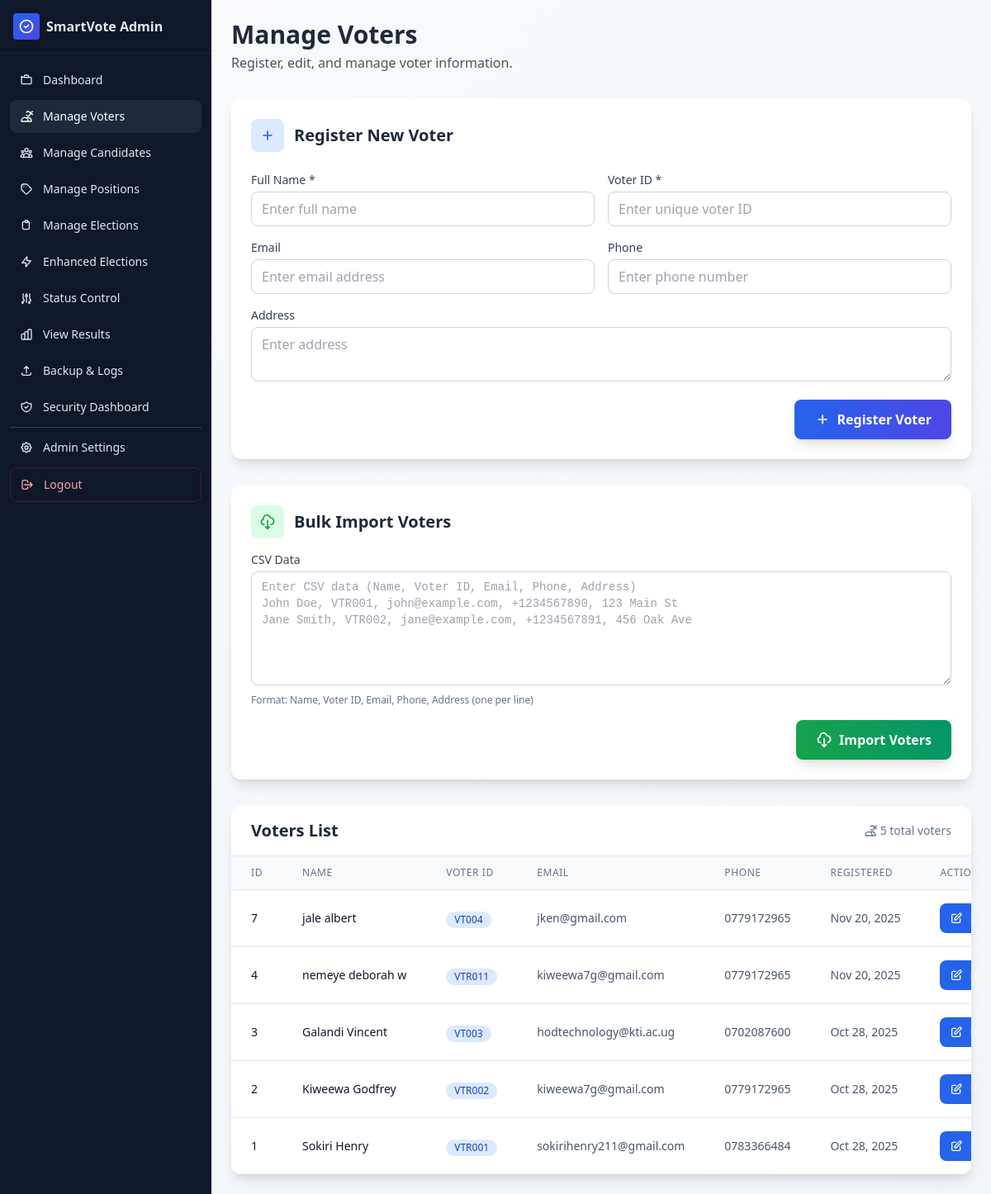
Page /admin/manage_voters.php (signed in) on the committed database.
### tables this page shows
CREATE TABLE `voters` (
  `id` int(11) NOT NULL AUTO_INCREMENT,
  `voter_id` varchar(50) NOT NULL,
  `name` varchar(150) NOT NULL,
  `email` varchar(150) DEFAULT NULL,
  `phone` varchar(20) DEFAULT NULL,
  `address` text DEFAULT NULL,
  `password` varchar(255) NOT NULL,
  `has_voted` tinyint(1) NOT NULL DEFAULT 0,
  `created_at` timestamp NOT NULL DEFAULT current_timestamp(),
  PRIMARY KEY (`id`),
  UNIQUE KEY `voter_id` (`voter_id`)
);

### admin/manage_voters.php (the view, shortened to what this page needs)
<?php
require_once __DIR__ . '/../includes/db_connect.php';
$page = (int)($_GET['page'] ?? 1);
$limit = 20;
$offset = ($page - 1) * $limit;
$totalVoters = $pdo->query("SELECT COUNT(*) FROM voters")->fetchColumn();
$voters = $pdo->prepare("
    SELECT * FROM voters
    ORDER BY created_at DESC
    LIMIT ? OFFSET ?
");
$voters->execute([$limit, $offset]);
$voters = $voters->fetchAll();
$editVoter = null;
?>
<!DOCTYPE html>
<html lang="en">
<head>
    <script src="https://cdn.tailwindcss.com"></script>
</head>
<body class="bg-gradient-to-br from-slate-50 to-slate-100 min-h-screen">
    <?php include __DIR__ . '/includes/sidebar.php'; ?>
    <main class="lg:ml-64 p-4 lg:p-6 pt-16 lg:pt-6 min-h-screen">
            <div class="mb-4 lg:mb-8">
                <h1 class="text-2xl lg:text-3xl font-bold text-slate-800">Manage Voters</h1>
                <p class="text-sm lg:text-base text-slate-600 mt-1">Register, edit, and manage voter information.</p>
            </div>
            <div class="bg-white rounded-xl shadow-lg p-4 lg:p-6 mb-4 lg:mb-8">
                <div class="flex flex-col sm:flex-row sm:items-center sm:justify-between mb-6 gap-4">
                    <div class="flex items-center">
                        <div class="w-10 h-10 bg-blue-100 rounded-lg flex items-center justify-center mr-3">
                            <svg class="w-5 h-5 text-blue-600" fill="none" stroke="currentColor" viewBox="0 0 24 24">
                                <path stroke-linecap="round" stroke-linejoin="round" stroke-width="2" d="M12 6v6m0 0v6m0-6h6m-6 0H6"></path>
                            </svg>
                        </div>
                        <h2 class="text-lg sm:text-xl font-semibold text-slate-800">
                            <?php echo $editVoter ? 'Edit Voter' : 'Register New Voter'; ?>
                        </h2>
                    </div>
                </div>
                <form method="post" class="space-y-4">
                    <div class="grid grid-cols-1 md:grid-cols-2 gap-4">
                        <div>
                            <label class="block text-sm font-medium text-slate-700 mb-1">Full Name *</label>
                            <input required name="name" value="<?php echo $editVoter ? htmlspecialchars($editVoter['name']) : ''; ?>"
                                   placeholder="Enter full name"
                                   class="w-full border border-slate-300 rounded-lg px-3 py-2 focus:outline-none focus:ring-2 focus:ring-brand focus:border-transparent">
                        </div>
                        <div>
                            <label class="block text-sm font-medium text-slate-700 mb-1">Voter ID *</label>
                            <input required name="voter_id" value="<?php echo $editVoter ? htmlspecialchars($editVoter['voter_id']) : ''; ?>"
                                   placeholder="Enter unique voter ID"
                                   class="w-full border border-slate-300 rounded-lg px-3 py-2 focus:outline-none focus:ring-2 focus:ring-brand focus:border-transparent">
                        </div>
                    </div>
                    <div class="grid grid-cols-1 md:grid-cols-2 gap-4">
                        <div>
                            <label class="block text-sm font-medium text-slate-700 mb-1">Email</label>
                            <input type="email" name="email" value="<?php echo $editVoter ? htmlspecialchars($editVoter['email'] ?? '') : ''; ?>"
                                   placeholder="Enter email address"
                                   class="w-full border border-slate-300 rounded-lg px-3 py-2 focus:outline-none focus:ring-2 focus:ring-brand focus:border-transparent">
                        </div>
                        <div>
                            <label class="block text-sm font-medium text-slate-700 mb-1">Phone</label>
                            <input type="tel" name="phone" value="<?php echo $editVoter ? htmlspecialchars($editVoter['phone'] ?? '') : ''; ?>"
                                   placeholder="Enter phone number"
                                   class="w-full border border-slate-300 rounded-lg px-3 py-2 focus:outline-none focus:ring-2 focus:ring-brand focus:border-transparent">
                        </div>
                    </div>
                    <div>
                        <label class="block text-sm font-medium text-slate-700 mb-1">Address</label>
                        <textarea name="address" placeholder="Enter address" rows="2"
                                  class="w-full border border-slate-300 rounded-lg px-3 py-2 focus:outline-none focus:ring-2 focus:ring-brand focus:border-transparent"><?php echo $editVoter ? htmlspecialchars($editVoter['address'] ?? '') : ''; ?></textarea>
                    </div>
                    <div class="flex justify-end">
                        <button type="submit" class="bg-gradient-to-r from-blue-600 to-indigo-600 hover:from-blue-700 hover:to-indigo-700 text-white rounded-lg px-6 py-3 font-semibold shadow-lg hover:shadow-xl transition-all duration-200 flex items-center">
                            <svg class="w-5 h-5 mr-2" fill="none" stroke="currentColor" viewBox="0 0 24 24">
                                <path stroke-linecap="round" stroke-linejoin="round" stroke-width="2" d="M12 6v6m0 0v6m0-6h6m-6 0H6"></path>
                            </svg>
                            <?php echo $editVoter ? 'Update Voter' : 'Register Voter'; ?>
                        </button>
                    </div>
                </form>
            </div>
            <div class="bg-white rounded-xl shadow-lg p-4 lg:p-6 mb-4 lg:mb-8">
                <div class="flex items-center mb-4">
                    <div class="w-10 h-10 bg-green-100 rounded-lg flex items-center justify-center mr-3">
                        <svg class="w-5 h-5 text-green-600" fill="none" stroke="currentColor" viewBox="0 0 24 24">
                            <path stroke-linecap="round" stroke-linejoin="round" stroke-width="2" d="M7 16a4 4 0 01-.88-7.903A5 5 0 1115.9 6L16 6a5 5 0 011 9.9M9 19l3 3m0 0l3-3m-3 3V10"></path>
                        </svg>
                    </div>
                    <h2 class="text-xl font-semibold text-slate-800">Bulk Import Voters</h2>
                </div>
                <form method="post" class="space-y-4">
                    <div>
                        <label class="block text-sm font-medium text-slate-700 mb-1">CSV Data</label>
                        <textarea name="csv_data" rows="6"
                                  placeholder="Enter CSV data (Name, Voter ID, Email, Phone, Address)&#10;John Doe, VTR001, john@example.com, +1234567890, 123 Main St&#10;Jane Smith, VTR002, jane@example.com, +1234567891, 456 Oak Ave"
                                  class="w-full border border-slate-300 rounded-lg px-3 py-2 focus:outline-none focus:ring-2 focus:ring-brand focus:border-transparent font-mono text-sm"></textarea>
                        <p class="text-xs text-slate-500 mt-1">Format: Name, Voter ID, Email, Phone, Address (one per line)</p>
                    </div>
                    <div class="flex justify-end">
                        <button type="submit" class="bg-gradient-to-r from-green-600 to-emerald-600 hover:from-green-700 hover:to-emerald-700 text-white rounded-lg px-6 py-3 font-semibold shadow-lg hover:shadow-xl transition-all duration-200 flex items-center">
                            <svg class="w-5 h-5 mr-2" fill="none" stroke="currentColor" viewBox="0 0 24 24">
                                <path stroke-linecap="round" stroke-linejoin="round" stroke-width="2" d="M7 16a4 4 0 01-.88-7.903A5 5 0 1115.9 6L16 6a5 5 0 011 9.9M9 19l3 3m0 0l3-3m-3 3V10"></path>
                            </svg>
                            Import Voters
                        </button>
                    </div>
                </form>
            </div>
            <div class="bg-white rounded-xl shadow-lg overflow-hidden">
                <div class="px-6 py-4 border-b border-slate-200">
                    <div class="flex items-center justify-between">
                        <h2 class="text-xl font-semibold text-slate-800">Voters List</h2>
                        <div class="flex items-center text-sm text-slate-500">
                            <svg class="w-4 h-4 mr-1" fill="none" stroke="currentColor" viewBox="0 0 24 24">
                                <path stroke-linecap="round" stroke-linejoin="round" stroke-width="2" d="M12 4.354a4 4 0 110 5.292M15 21H3v-1a6 6 0 0112 0v1zm0 0h6v-1a6 6 0 00-9-5.197m13.5-9a2.5 2.5 0 11-5 0 2.5 2.5 0 015 0z"></path>
                            </svg>
                            <?php echo number_format($totalVoters); ?> total voters
                        </div>
                    </div>
                </div>
                <div class="overflow-x-auto">
                    <table class="min-w-full divide-y divide-slate-200">
                        <thead class="bg-slate-50">
                            <tr>
                                <th class="px-6 py-3 text-left text-xs font-medium text-slate-500 uppercase tracking-wider">ID</th>
                                <th class="px-6 py-3 text-left text-xs font-medium text-slate-500 uppercase tracking-wider">Name</th>
                                <th class="px-6 py-3 text-left text-xs font-medium text-slate-500 uppercase tracking-wider">Voter ID</th>
                                <th class="px-6 py-3 text-left text-xs font-medium text-slate-500 uppercase tracking-wider">Email</th>
                                <th class="px-6 py-3 text-left text-xs font-medium text-slate-500 uppercase tracking-wider">Phone</th>
                                <th class="px-6 py-3 text-left text-xs font-medium text-slate-500 uppercase tracking-wider">Registered</th>
                                <th class="px-6 py-3 text-left text-xs font-medium text-slate-500 uppercase tracking-wider">Actions</th>
                            </tr>
                        </thead>
                        <tbody class="bg-white divide-y divide-slate-200">
                            <?php foreach ($voters as $voter): ?>
                                <tr class="hover:bg-slate-50 transition-colors">
                                    <td class="px-6 py-4 whitespace-nowrap text-sm font-medium text-slate-900">
                                        <?php echo (int)$voter['id']; ?>
                                    </td>
                                    <td class="px-6 py-4 whitespace-nowrap">
                                        <div class="text-sm font-medium text-slate-900"><?php echo htmlspecialchars($voter['name']); ?></div>
                                    </td>
                                    <td class="px-6 py-4 whitespace-nowrap">
                                        <span class="inline-flex items-center px-2.5 py-0.5 rounded-full text-xs font-medium bg-blue-100 text-blue-800">
                                            <?php echo htmlspecialchars($voter['voter_id']); ?>
                                        </span>
                                    </td>
                                    <td class="px-6 py-4 whitespace-nowrap text-sm text-slate-600">
                                        <?php echo htmlspecialchars($voter['email'] ?? 'N/A'); ?>
                                    </td>
                                    <td class="px-6 py-4 whitespace-nowrap text-sm text-slate-600">
                                        <?php echo htmlspecialchars($voter['phone'] ?? 'N/A'); ?>
                                    </td>
                                    <td class="px-6 py-4 whitespace-nowrap text-sm text-slate-600">
                                        <?php echo date('M j, Y', strtotime($voter['created_at'])); ?>
                                    </td>
                                    <td class="px-6 py-4 whitespace-nowrap text-sm font-medium">
                                        <div class="flex items-center space-x-2">
                                            <a href="?edit=<?php echo (int)$voter['id']; ?>"
                                               class="inline-flex items-center px-3 py-2 text-sm font-medium text-white bg-blue-600 hover:bg-blue-700 rounded-lg transition-all duration-200"
                                               title="Edit Voter">
                                                <svg class="w-4 h-4 mr-2" fill="none" stroke="currentColor" viewBox="0 0 24 24">
                                                    <path stroke-linecap="round" stroke-linejoin="round" stroke-width="2" d="M11 5H6a2 2 0 00-2 2v11a2 2 0 002 2h11a2 2 0 002-2v-5m-1.414-9.414a2 2 0 112.828 2.828L11.828 15H9v-2.828l8.586-8.586z"></path>
                                                </svg>
                                            </a>
                                        </div>
                                    </td>
                                </tr>
                            <?php endforeach; ?>
                        </tbody>
                    </table>
                </div>
            </div>
        </main>
</body>
</html>

### rows in the picture
voters: id "7", name "jale albert", voter "VT004", email "jken@gmail.com", phone "0779172965", created_at "Nov 20, 2025"
voters: id "4", name "nemeye deborah w", voter "VTR011", email "kiweewa7g@gmail.com", phone "0779172965", created_at "Nov 20, 2025"
voters: id "3", name "Galandi Vincent", voter "VT003", email "hodtechnology@kti.ac.ug", phone "0702087600", created_at "Oct 28, 2025"
voters: id "2", name "Kiweewa Godfrey", voter "VTR002", email "kiweewa7g@gmail.com", phone "0779172965", created_at "Oct 28, 2025"
voters: id "1", name "Sokiri Henry", voter "VTR001", email "sokirihenry211@gmail.com", phone "0783366484", created_at "Oct 28, 2025"

### other values in the picture
$sidebarConfig['brand']['title'] "SmartVote Admin"
$item['title'] "Dashboard"
$item['title'] "Manage Voters"
$item['title'] "Manage Candidates"
$item['title'] "Manage Positions"
$item['title'] "Manage Elections"
$item['title'] "Enhanced Elections"
$item['title'] "Status Control"
$item['title'] "View Results"
$item['title'] "Backup & Logs"
$item['title'] "Security Dashboard"
$item['title'] "Admin Settings"
$logoutConfig['title'] "Logout"
$totalVoters "5"
